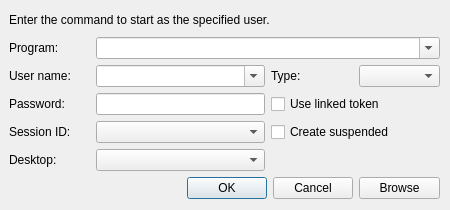
<?xml version="1.0" encoding="UTF-8"?>
<ui version="4.0">
 <class>RunAsDialog</class>
 <widget class="QWidget" name="RunAsDialog">
  <property name="geometry">
   <rect>
    <x>0</x>
    <y>0</y>
    <width>450</width>
    <height>210</height>
   </rect>
  </property>
  <property name="sizePolicy">
   <sizepolicy hsizetype="Preferred" vsizetype="Preferred">
    <horstretch>0</horstretch>
    <verstretch>0</verstretch>
   </sizepolicy>
  </property>
  <property name="minimumSize">
   <size>
    <width>450</width>
    <height>210</height>
   </size>
  </property>
  <property name="maximumSize">
   <size>
    <width>450</width>
    <height>210</height>
   </size>
  </property>
  <property name="windowTitle">
   <string>Create new Service</string>
  </property>
  <widget class="QWidget" name="gridLayoutWidget">
   <property name="geometry">
    <rect>
     <x>9</x>
     <y>9</y>
     <width>431</width>
     <height>190</height>
    </rect>
   </property>
   <layout class="QGridLayout" name="gridLayout">
    <item row="6" column="1" colspan="2">
     <widget class="QComboBox" name="desktop"/>
    </item>
    <item row="7" column="0" colspan="4">
     <widget class="QDialogButtonBox" name="buttonBox">
      <property name="standardButtons">
       <set>QDialogButtonBox::Cancel|QDialogButtonBox::Ok</set>
      </property>
     </widget>
    </item>
    <item row="5" column="0">
     <widget class="QLabel" name="label_5">
      <property name="text">
       <string>Session ID:</string>
      </property>
     </widget>
    </item>
    <item row="2" column="0">
     <widget class="QLabel" name="label_2">
      <property name="text">
       <string>Program:</string>
      </property>
     </widget>
    </item>
    <item row="6" column="0">
     <widget class="QLabel" name="label_6">
      <property name="text">
       <string>Desktop:</string>
      </property>
     </widget>
    </item>
    <item row="5" column="1" colspan="2">
     <widget class="QComboBox" name="session"/>
    </item>
    <item row="3" column="0">
     <widget class="QLabel" name="label_3">
      <property name="text">
       <string>User name:</string>
      </property>
     </widget>
    </item>
    <item row="4" column="0">
     <widget class="QLabel" name="label_4">
      <property name="text">
       <string>Password:</string>
      </property>
     </widget>
    </item>
    <item row="3" column="1" colspan="2">
     <widget class="QComboBox" name="userName">
      <property name="editable">
       <bool>true</bool>
      </property>
     </widget>
    </item>
    <item row="3" column="4">
     <widget class="QComboBox" name="loginType"/>
    </item>
    <item row="3" column="3">
     <widget class="QLabel" name="label_7">
      <property name="text">
       <string>Type:</string>
      </property>
     </widget>
    </item>
    <item row="7" column="4">
     <widget class="QPushButton" name="browseBtn">
      <property name="text">
       <string>Browse</string>
      </property>
     </widget>
    </item>
    <item row="1" column="0" colspan="5">
     <widget class="QLabel" name="label">
      <property name="text">
       <string>Enter the command to start as the specified user.</string>
      </property>
     </widget>
    </item>
    <item row="4" column="1" colspan="2">
     <widget class="QLineEdit" name="password">
      <property name="echoMode">
       <enum>QLineEdit::Password</enum>
      </property>
     </widget>
    </item>
    <item row="4" column="3" colspan="2">
     <widget class="QCheckBox" name="useToken">
      <property name="text">
       <string>Use linked token</string>
      </property>
     </widget>
    </item>
    <item row="5" column="3" colspan="2">
     <widget class="QCheckBox" name="suspended">
      <property name="text">
       <string>Create suspended</string>
      </property>
     </widget>
    </item>
    <item row="2" column="1" colspan="4">
     <widget class="QComboBox" name="binaryPath">
      <property name="editable">
       <bool>true</bool>
      </property>
     </widget>
    </item>
   </layout>
  </widget>
 </widget>
 <resources/>
 <connections/>
</ui>
